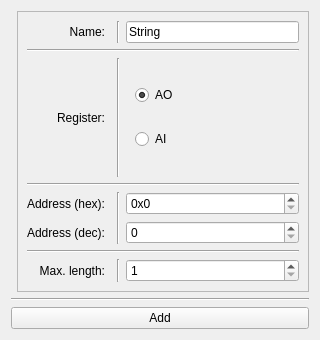
<?xml version="1.0" encoding="UTF-8"?>
<ui version="4.0">
 <class>InspectSHMAddString</class>
 <widget class="QWidget" name="InspectSHMAddString">
  <property name="geometry">
   <rect>
    <x>0</x>
    <y>0</y>
    <width>320</width>
    <height>340</height>
   </rect>
  </property>
  <property name="minimumSize">
   <size>
    <width>320</width>
    <height>150</height>
   </size>
  </property>
  <property name="maximumSize">
   <size>
    <width>16777215</width>
    <height>16777215</height>
   </size>
  </property>
  <property name="windowTitle">
   <string>Add String</string>
  </property>
  <layout class="QGridLayout" name="gridLayout">
   <item row="3" column="0" colspan="2">
    <widget class="QPushButton" name="button_add">
     <property name="text">
      <string>Add</string>
     </property>
    </widget>
   </item>
   <item row="2" column="0" colspan="2">
    <widget class="Line" name="line">
     <property name="orientation">
      <enum>Qt::Horizontal</enum>
     </property>
    </widget>
   </item>
   <item row="1" column="1">
    <widget class="QScrollArea" name="scrollArea">
     <property name="widgetResizable">
      <bool>true</bool>
     </property>
     <widget class="QWidget" name="scrollAreaWidgetContents">
      <property name="geometry">
       <rect>
        <x>0</x>
        <y>0</y>
        <width>298</width>
        <height>275</height>
       </rect>
      </property>
      <layout class="QGridLayout" name="gridLayout_2">
       <item row="4" column="3">
        <widget class="QSpinBox" name="address">
         <property name="sizePolicy">
          <sizepolicy hsizetype="Minimum" vsizetype="Fixed">
           <horstretch>0</horstretch>
           <verstretch>0</verstretch>
          </sizepolicy>
         </property>
         <property name="prefix">
          <string>0x</string>
         </property>
         <property name="displayIntegerBase">
          <number>16</number>
         </property>
        </widget>
       </item>
       <item row="0" column="3">
        <widget class="QLineEdit" name="name">
         <property name="text">
          <string>String</string>
         </property>
        </widget>
       </item>
       <item row="2" column="0">
        <widget class="QLabel" name="label_3">
         <property name="text">
          <string>Register:</string>
         </property>
         <property name="alignment">
          <set>Qt::AlignRight|Qt::AlignTrailing|Qt::AlignVCenter</set>
         </property>
        </widget>
       </item>
       <item row="2" column="3">
        <widget class="QWidget" name="widget" native="true">
         <layout class="QGridLayout" name="gridLayout_3">
          <item row="0" column="0">
           <widget class="QRadioButton" name="reg_AO">
            <property name="text">
             <string>AO</string>
            </property>
            <property name="checked">
             <bool>true</bool>
            </property>
           </widget>
          </item>
          <item row="1" column="0">
           <widget class="QRadioButton" name="reg_AI">
            <property name="text">
             <string>AI</string>
            </property>
           </widget>
          </item>
         </layout>
        </widget>
       </item>
       <item row="4" column="0">
        <widget class="QLabel" name="label_2">
         <property name="sizePolicy">
          <sizepolicy hsizetype="Maximum" vsizetype="Preferred">
           <horstretch>0</horstretch>
           <verstretch>0</verstretch>
          </sizepolicy>
         </property>
         <property name="text">
          <string>Address (hex):</string>
         </property>
         <property name="alignment">
          <set>Qt::AlignRight|Qt::AlignTrailing|Qt::AlignVCenter</set>
         </property>
        </widget>
       </item>
       <item row="9" column="3">
        <widget class="QSpinBox" name="length">
         <property name="minimum">
          <number>1</number>
         </property>
        </widget>
       </item>
       <item row="9" column="2">
        <widget class="Line" name="line_7">
         <property name="orientation">
          <enum>Qt::Vertical</enum>
         </property>
        </widget>
       </item>
       <item row="8" column="0" colspan="4">
        <widget class="Line" name="line_6">
         <property name="orientation">
          <enum>Qt::Horizontal</enum>
         </property>
        </widget>
       </item>
       <item row="3" column="0" colspan="4">
        <widget class="Line" name="line_3">
         <property name="orientation">
          <enum>Qt::Horizontal</enum>
         </property>
        </widget>
       </item>
       <item row="1" column="0" colspan="4">
        <widget class="Line" name="line_2">
         <property name="orientation">
          <enum>Qt::Horizontal</enum>
         </property>
        </widget>
       </item>
       <item row="0" column="0">
        <widget class="QLabel" name="label_4">
         <property name="text">
          <string>Name:</string>
         </property>
         <property name="alignment">
          <set>Qt::AlignRight|Qt::AlignTrailing|Qt::AlignVCenter</set>
         </property>
        </widget>
       </item>
       <item row="5" column="0">
        <widget class="QLabel" name="label_6">
         <property name="sizePolicy">
          <sizepolicy hsizetype="Maximum" vsizetype="Preferred">
           <horstretch>0</horstretch>
           <verstretch>0</verstretch>
          </sizepolicy>
         </property>
         <property name="text">
          <string>Address (dec):</string>
         </property>
         <property name="alignment">
          <set>Qt::AlignRight|Qt::AlignTrailing|Qt::AlignVCenter</set>
         </property>
        </widget>
       </item>
       <item row="4" column="2" rowspan="2">
        <widget class="Line" name="line_8">
         <property name="orientation">
          <enum>Qt::Vertical</enum>
         </property>
        </widget>
       </item>
       <item row="5" column="3">
        <widget class="QSpinBox" name="address_dec">
         <property name="sizePolicy">
          <sizepolicy hsizetype="Expanding" vsizetype="Fixed">
           <horstretch>0</horstretch>
           <verstretch>0</verstretch>
          </sizepolicy>
         </property>
         <property name="minimumSize">
          <size>
           <width>80</width>
           <height>0</height>
          </size>
         </property>
        </widget>
       </item>
       <item row="9" column="0">
        <widget class="QLabel" name="label">
         <property name="toolTip">
          <string>Maximum string length.</string>
         </property>
         <property name="text">
          <string>Max. length:</string>
         </property>
         <property name="alignment">
          <set>Qt::AlignRight|Qt::AlignTrailing|Qt::AlignVCenter</set>
         </property>
        </widget>
       </item>
       <item row="2" column="2">
        <widget class="Line" name="line_4">
         <property name="orientation">
          <enum>Qt::Vertical</enum>
         </property>
        </widget>
       </item>
       <item row="0" column="2">
        <widget class="Line" name="line_5">
         <property name="orientation">
          <enum>Qt::Vertical</enum>
         </property>
        </widget>
       </item>
      </layout>
     </widget>
    </widget>
   </item>
  </layout>
 </widget>
 <resources/>
 <connections/>
</ui>
